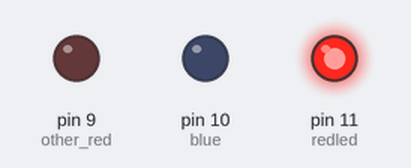
This sketch was run on a simulated Arduino Uno, built with avr-gcc and run on an emulated ATmega328P. Shown: output pins drawn as LEDs (lit = HIGH).

Above: at 0.5 s.
At 2.5 s:
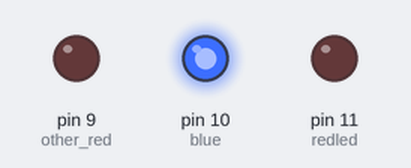
At 4.5 s:
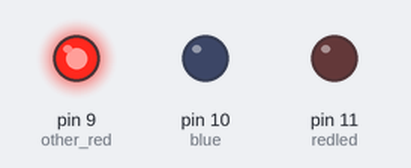
At 28.6 s:
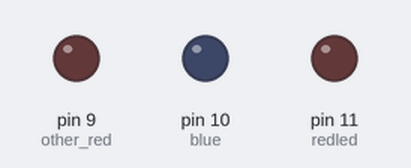
Timing chart, 0 to 30.0 s (numbered marks = the images above):
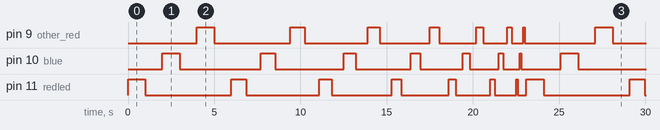

The sketch:

ledmuiltplelightingup.ino
```cpp
int redled = 11;
int blue = 10;
int other_red = 9;
int number = 1000;

void setup() {
  pinMode(redled, OUTPUT);
  pinMode(blue, OUTPUT);
  pinMode(other_red, OUTPUT);


}
void loop() {
  digitalWrite(redled, HIGH);
  delay(number);
  digitalWrite(redled, LOW);
  delay(number);
  digitalWrite(blue, HIGH);
  delay(number);
  digitalWrite(blue, LOW);
  delay(number);
  digitalWrite(other_red, HIGH);
  delay(number);
  digitalWrite(other_red, LOW);
  delay(number);
  number = number - 150;
  if (number < 100){
    number = 1000;
  }


}
```

Measured:
- by itself, pin 10 (blue): repeats every 23.1 s: LOW 4.7 s, HIGH 0.85 s, LOW 4.0 s, HIGH 0.70 s, LOW 3.2 s, HIGH 0.55 s, LOW 2.5 s, HIGH 0.40 s, LOW 1.7 s, HIGH 0.25 s, LOW 0.95 s, HIGH 0.10 s, LOW 2.3 s, HIGH 1.0 s
- by itself, pin 11 (redled): repeats every 23.1 s: LOW 5.0 s, HIGH 0.85 s, LOW 4.3 s, HIGH 0.70 s, LOW 3.5 s, HIGH 0.55 s, LOW 2.8 s, HIGH 0.40 s, LOW 2.0 s, HIGH 0.25 s, LOW 1.3 s, HIGH 0.10 s, LOW 0.50 s, HIGH 1.0 s
- by itself, everything shown: repeats every 23.1 s, in 42 steps
